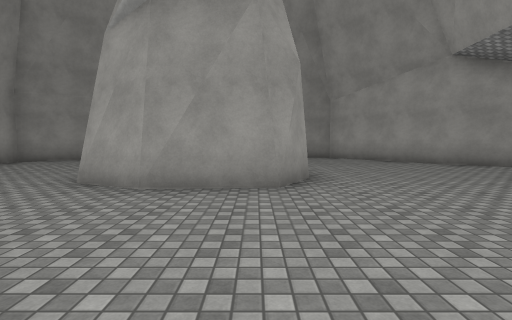
[1] (above)

18 first-person views from a walk through a Unity game level. The camera is 1.4 m above the floor, tilts 4° down and sees 85° across. The floor is counted in squares, 2 m on a side. Each view is taken from the middle of a square. On the plan, view 1 faces up. The plan holds only what a view shows up to about 9 squares ahead; the rest is blank. The place goes on beyond the plan. Some animated figures are not drawn. Surface patterns are stand-ins for the level's own textures.

[2]
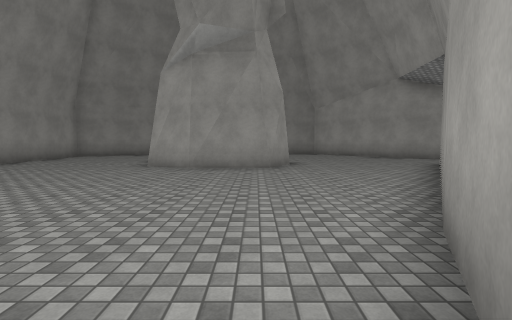

[3]
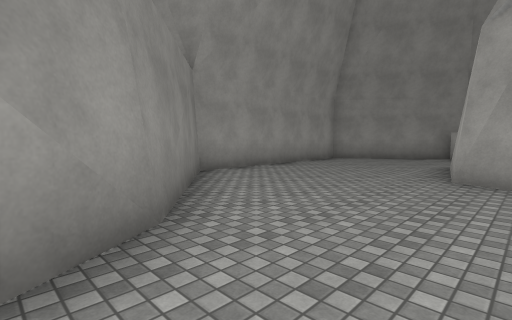

[4]
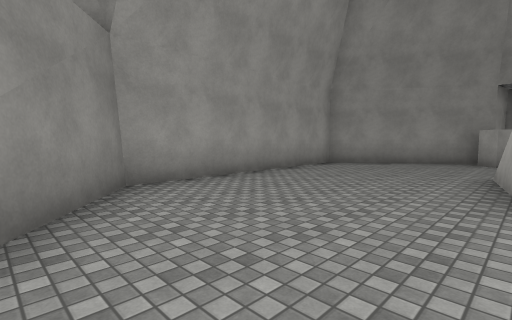

[5]
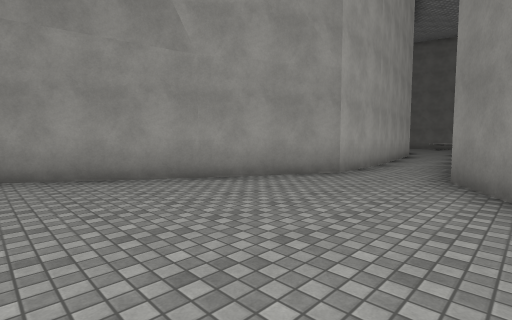

[6]
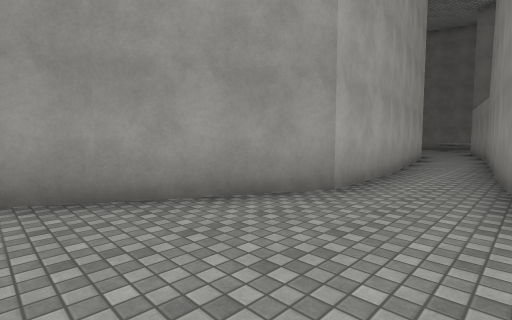

[7]
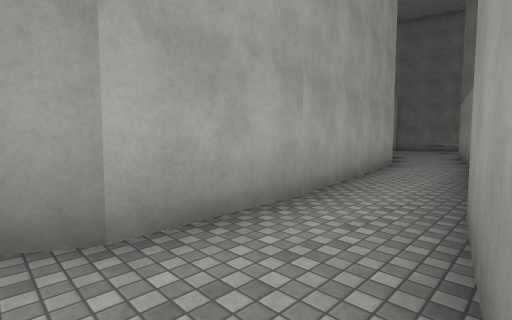

[8]
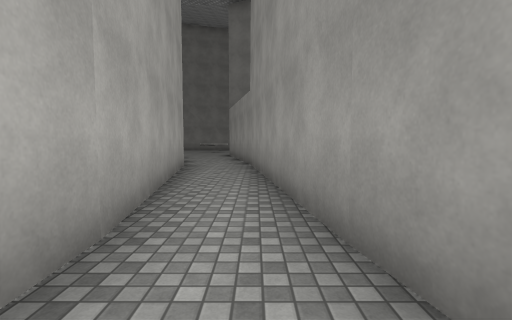

[9]
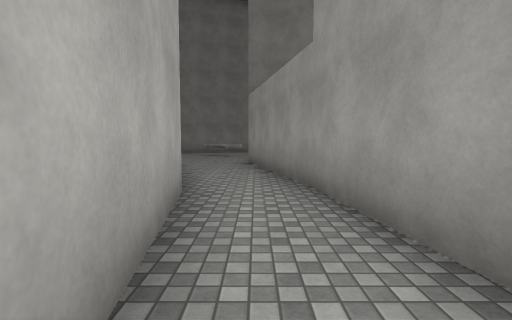

[10]
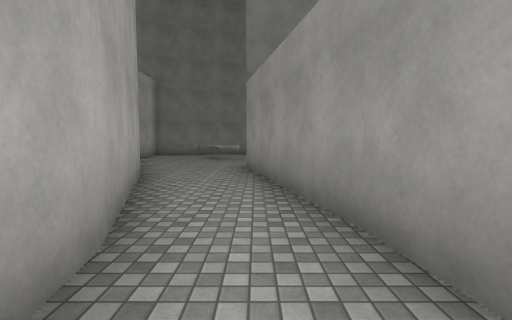

[11]
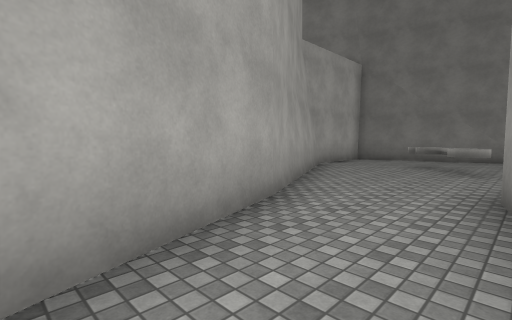

[12]
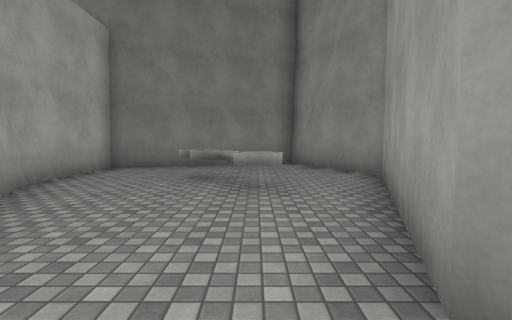

[13]
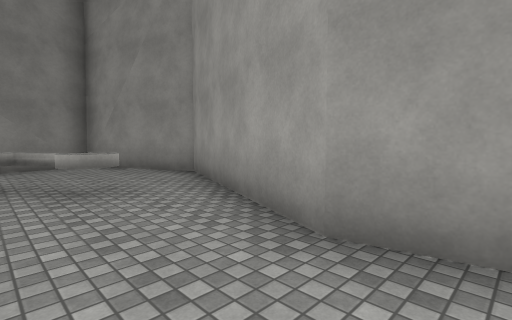

[14]
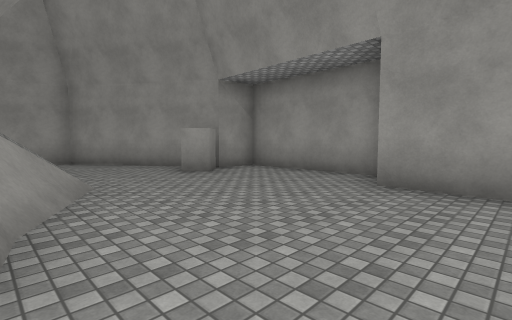

[15]
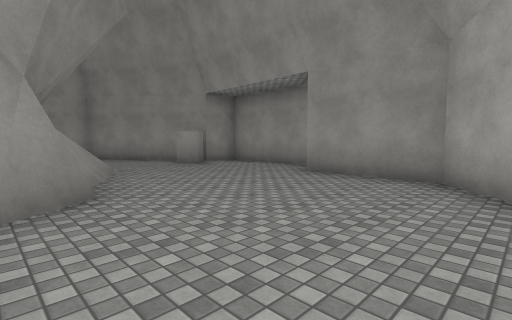

[16]
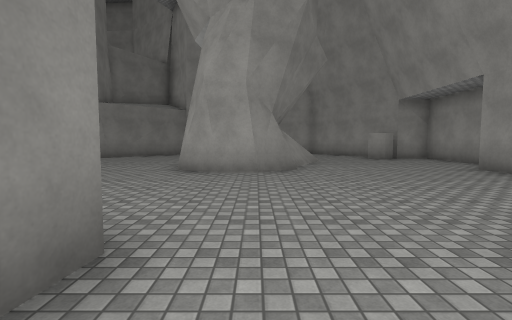

[17]
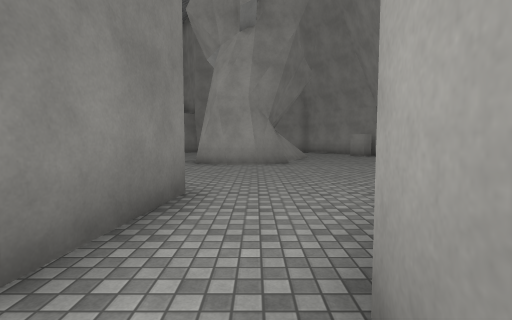

[18]
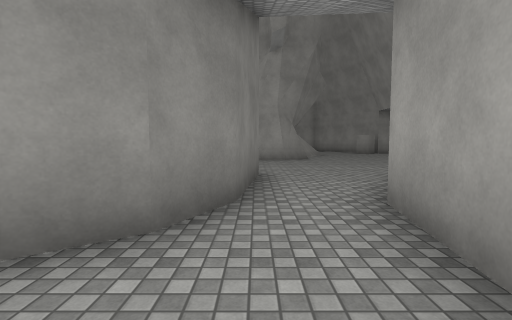

### Floor plan
Points are (right, up) in squares from view 1. A wall is a line through its corners. A room is listed if a view was taken in it or the views show most of it. See-through windows are left out.
Room 1 (views 1, 2, 3, 4, 5, 6, 7, 8)
walls: (-2, 4.3) (-2.9, 4.7) (-3.5, 7.4); (-0.4, 4.2) (-1.6, 4.1); (-4.8, 10.8) (-7.6, 9) (-7.4, 2.6) (-4.2, 0) (-1.9, -3.8) (-1.5, -6.5); (0.1, -6) (0, -3.6) (3.4, 2.7)
ways out: opening at (-1, -7) to room 2; opening at (-3, 9.7) to room 5; opening at (2, 4) to room 5
Room 2 (views 9, 10)
walls: (-1.5, -6.5) (-0.8, -12.2); (1, -11.8) (0.1, -5.8)
ways out: opening at (-1, -7) to room 1; opening at (0, -13) to room 3
Room 3 (view 11)
walls: (-0.8, -12.1) (-0.1, -15.7); (2.4, -15.7) (1, -11.7)
ways out: opening at (0, -13) to room 2; opening at (1, -16) to room 4
Room 4 (views 12, 13)
walls: (2.9, -16.6) (2.3, -15.6); (-0.3, -23.9) (-0.1, -24.5) (4.7, -23) (4.7, -20.4) (2.5, -15.8); (-0.1, -15.7) (0.2, -17.1) (-1.5, -21.5) (-0.2, -24.2)
ways out: opening at (1, -16) to room 3
objects: other object (2, -21)
Room 5 (views 14, 15)
walls: (0.2, 6.9) (0.9, 6); (0.5, 6.3) (0.9, 5.9) (0.9, 5.1) (0.4, 4.2); (-2, 7.2) (-1.4, 6.9); (-2.3, 7.6) (-1.1, 7); (5.6, 8) (3, 11.3) (0.2, 11.4); (-0.1, 12.6) (-3.7, 12.6) (-3.8, 11.5) (-4.8, 10.8); (5.2, 5.1) (6.4, 5); (-3.6, 11.2) (-3.2, 10.7) (-3.7, 10.3) (-4.1, 10.8); (6.7, 7.3) (5.5, 8.1)
low walls: (-0.6, 7.1) (0.2, 6.9); (-2.5, 8) (-0.6, 7)
ways out: opening at (-3, 9.7) to room 1; opening at (2, 4) to room 1; opening at (7, 6) to room 6
Room 6 (views 16, 17)
walls: (6.4, 5) (7.8, 4.8) (8.9, 4.2); (9.9, 6.2) (7.9, 6.5)
ways out: opening at (7, 6) to room 5; opening at (10, 5) to room 7
Room 7 (view 18)
walls: (8.9, 4.2) (9.4, 3.5)
ways out: opening at (10, 5) to room 6

Where each view was taken, in squares from view 1:
view 1: 0 up, 0 right, facing up
view 2: 3 down, 0 right, facing up
view 3: 1 down, 2 left, facing up-left
view 4: 1 up, 3 left, facing up-left
view 5: 2 up, 3 left, facing down-right
view 6: 0 up, 2 left, facing down-right
view 7: 3 down, 2 left, facing down-right
view 8: 4 down, 1 left, facing down
view 9: 8 down, 0 right, facing down
view 10: 10 down, 0 right, facing down
view 11: 13 down, 0 right, facing down-right
view 12: 16 down, 1 right, facing down
view 13: 16 down, 2 right, facing down-left
view 14: 7 up, 2 right, facing up-left
view 15: 6 up, 4 right, facing up-left
view 16: 6 up, 7 right, facing left
view 17: 6 up, 9 right, facing left
view 18: 5 up, 11 right, facing left
